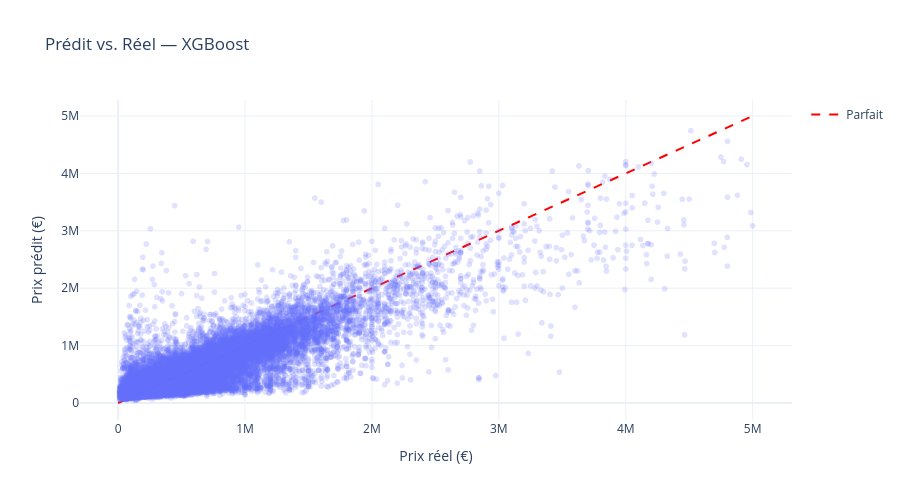

Write notebook code for a chart like this one.
### Code cell
# Prédit vs Réel
y_pred = best["y_pred"]

fig = px.scatter(
    x=y_test, y=y_pred,
    title=f"Prédit vs. Réel — {best['name']}",
    labels={"x": "Prix réel (€)", "y": "Prix prédit (€)"},
    opacity=0.2, template="plotly_white", height=500,
)
fig.add_trace(go.Scatter(
    x=[0, y_test.max()], y=[0, y_test.max()],
    mode="lines", name="Parfait", line=dict(color="red", dash="dash"),
))
fig.show()
fig.write_image(ASSETS / "08_predit_vs_reel.png", scale=2)

### Figure 1 — Plotly figure (JSON) as saved in the notebook; plotly's stock layout.template omitted (floating-point values rounded to 4 significant figures; data arrays with more than 128 entries replaced by an {"elided": "..."} marker saying what was removed)
{"data": [{"hovertemplate": "Prix réel (€)=%{x}<br>Prix prédit (€)=%{y}<extra></extra>", "legendgroup": "", "marker": {"color": "#636efa", "opacity": 0.2, "symbol": "circle"}, "mode": "markers", "name": "", "showlegend": false, "type": "scattergl", "x": {"elided": "93853 float values"}, "xaxis": "x", "y": {"elided": "93853 float values"}, "yaxis": "y"}, {"line": {"color": "red", "dash": "dash"}, "mode": "lines", "name": "Parfait", "type": "scatter", "x": [0, 4999800], "y": [0, 4999800]}], "layout": {"height": 500, "legend": {"tracegroupgap": 0}, "title": {"text": "Prédit vs. Réel — XGBoost"}, "xaxis": {"anchor": "y", "domain": [0, 1], "title": {"text": "Prix réel (€)"}}, "yaxis": {"anchor": "x", "domain": [0, 1], "title": {"text": "Prix prédit (€)"}}}}
